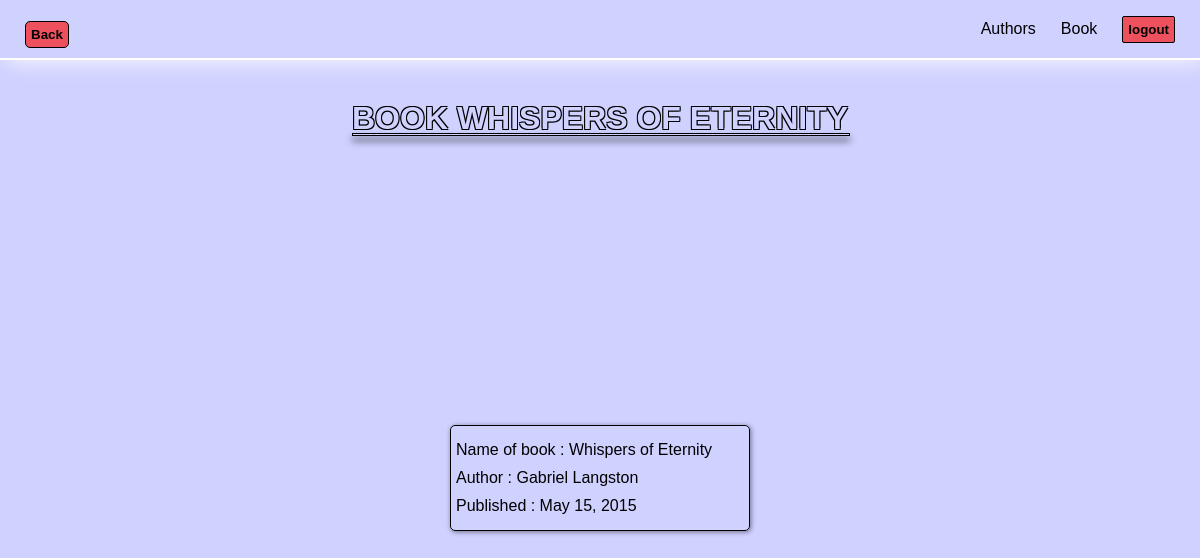
The app's page /book/27/detail (signed in) with its own data.
### library/models.py (models this page shows)
class Book(models.Model):
    title = models.CharField(max_length=255)
    published = models.DateField()
    author = models.ForeignKey(Author, on_delete=models.CASCADE, related_name='books')

class Author(models.Model):
    name = models.CharField(max_length=50)
    birthdate = models.DateField()
    def __str__(self):
        return self.name

### library/views.py (the view)
# urls.py: path('book/<int:primaryKey>/detail', views.bookDetail),
@login_required
def bookDetail(request: HttpRequest, primaryKey: int) -> HttpResponse:
    try:
        book = Book.objects.get(id = primaryKey)
    except Book.DoesNotExist:
        raise Http404('Book does not exists !')
    return render(
        request,
        'detail-book.html',
        { 'book' : book}
    )

### library/templates/detail-book.html
{% extends "base.html" %}
{% block content %}
<h1 class="title">BOOK {{ book.title }} </h1>
    <ul>
        <li>Name of book : {{ book.title }}</li>
        <li>Author : {{ book.author }}</li>
        <li>Published : {{ book.published }}</li>
    </ul>
{% endblock %}

### library/static/css/styles.css (style rules this page uses)
* { margin: 0; padding: 0; box-sizing: border-box; }
body { display: flex; justify-content: center; align-items: center; flex-direction: column; background-color: #cfd1ff; min-height: 100vh; max-width: 100vw; overflow-x: hidden; font-family: 'Trebuchet MS', 'Lucida Sans Unicode', 'Lucida Grande', 'Lucida Sans', Arial, sans-serif; }
li { max-width: 100%; margin: 10px auto; display: flex; justify-content: space-between; }
h1 { color: #cfd1ff; text-align: center; font-family: 'Franklin Gothic Medium', 'Arial Narrow', Arial, sans-serif4; text-shadow: 1px 1px 0 black, -1px 1px 0 black, 1px -1px 0 black, -1px -1px 0 black; text-transform: uppercase; }

### records on screen
Book: title "WHISPERS OF ETERNITY", title "Whispers of Eternity", author "Gabriel Langston", published "May 15, 2015"
